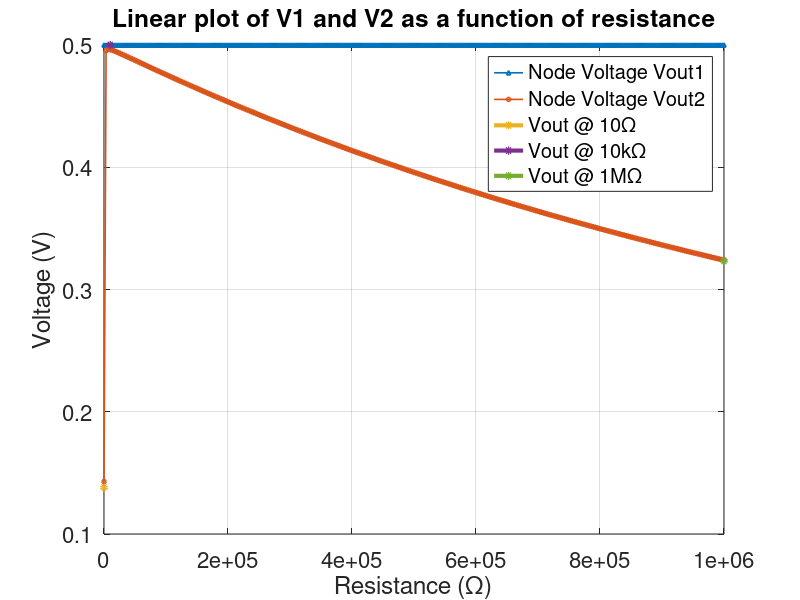
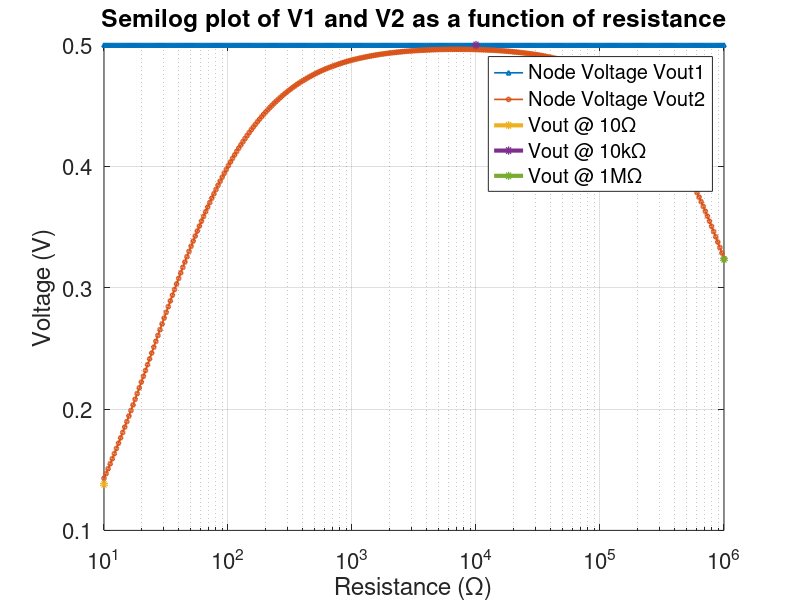

MATLAB code for these plots, in order:
%% Matlab m-file Template for ECE 214 Lab #1 (Post-Lab Part A)
% In this example, we will plot the two functions:
%     exp^(-at)
% and 
%     exp^(-at) * cos(wt - 90 degrees)
% on both a linear and semi-logarithmic graph

%% Clear variables and define variables
clear variables; % clear all variables
a = 130; % define variable 'a'
w = 2.*pi.*1000; % define variable 'w'
Rlin = linspace(10, 1e6, 300); % create a linear time vector 'Tlin' between 0 and 10ms
Rlog = logspace(1, 6, 300);  % create a logarithmic time vector 'Tlog' between 10u and 10m

%% Define functions
V1a = 1.*Rlin./(Rlin.*2); % first function 'V1' with a linear time scale
V1b = 1.*Rlog./(Rlog.*2); % first function 'V1' with a logarithmic time scale
legendname1 = 'Node Voltage Vout1'; % legend name for first function

V2a =  abs(1./(1+(Rlin+50-j*0.0016).*((Rlin+656130-j*475000)./(Rlin.*(656130-j*475000))))); % second function 'V2' with a linear time scale 
V2b =  abs(1./(1+(Rlog+50-j*0.0016).*((Rlog+656130-j*475000)./(Rlog.*(656130-j*475000))))); % second function 'V2' with a logarithmic time scale
legendname2 = 'Node Voltage Vout2'; % legend name for second function
legendname3 = 'Vout @ 10\Omega';
legendname4 = 'Vout @ 10k\Omega';
legendname5 = 'Vout @ 1M\Omega';

%% Plot on a linear scale
FigHandle = figure('Position', [200, 75, 850, 600]); % create figure and set size and location
plot(Rlin, V1a, '-^', 'markersize', 3, 'linewidth',1.2, 'displayname', legendname1);
hold on; % hold on for multiple plots
plot(Rlin, V2a, '-o', 'markersize', 3, 'linewidth',1.2, 'displayname', legendname2);
plot(10, .138, '-o', 'markersize', 3, 'linewidth',3, 'displayname', legendname3);
plot(1e4, .5, '-o', 'markersize', 3, 'linewidth',3, 'displayname', legendname4);
plot(1e6, .3234, '-o', 'markersize', 3, 'linewidth',3, 'displayname', legendname5);
grid on; % turn on grid
set(gca, 'fontsize', 16); % set font size
legend show % show legend
xlabel('Resistance (\Omega)'); % label x-axis
ylabel('Voltage (V)'); % label y-axis
title('Linear plot of V1 and V2 as a function of resistance') % add title

%% Plot on a semilog-x scale
FigHandle = figure('Position', [150, 75, 850, 600]); % create 2nd figure and set size and location
semilogx(Rlog, V1b, '-^', 'markersize', 3, 'linewidth',1.2, 'displayname', legendname1);
hold on; % hold on for multiple plots
semilogx(Rlog, V2b, '-o', 'markersize', 3, 'linewidth',1.2, 'displayname', legendname2);
plot(10, .138, '-o', 'markersize', 3, 'linewidth',3, 'displayname', legendname3);
plot(1e4, .5, '-o', 'markersize', 3, 'linewidth',3, 'displayname', legendname4);
plot(1e6, .3234, '-o', 'markersize', 3, 'linewidth',3, 'displayname', legendname5);
grid on; % turn on grid
set(gca, 'fontsize', 16); % set font size
legend show % show legend
xlabel('Resistance (\Omega)'); % label x-axis
ylabel('Voltage (V)'); % label y-axis
title('Semilog plot of V1 and V2 as a function of resistance'); % add title

%% End of .m file